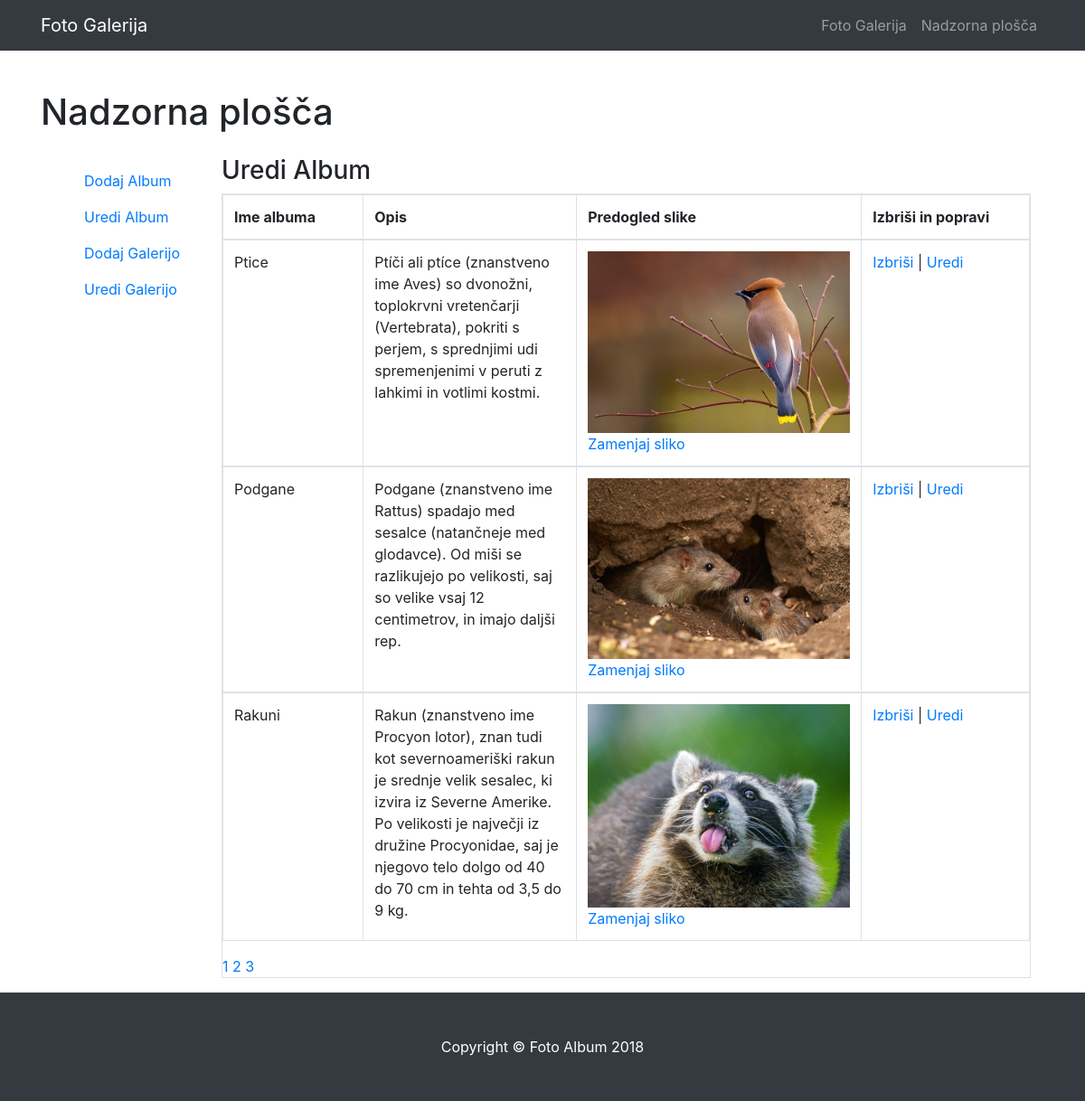
/admin/uredialbum.php, run on the app's committed database.
### tables this page shows
CREATE TABLE `album` (
  `ID` int(10) NOT NULL,
  `naslov_albuma` varchar(500) NOT NULL,
  `opis_albuma` varchar(1000) NOT NULL,
  `slika` varchar(500) NOT NULL,
  `status` varchar(20) NOT NULL
);

### admin/uredialbum.php (the view, shortened to what this page needs)
<?php
include 'glava.php';
include 'meni-admin.php';
?>
    <div class="container">
      <h1 class="my-4">Nadzorna plošča</h1>
<div class="container-fluid">
  <div class="row">
    <div class="col-sm-3 col-lg-2">
      <nav class="navbar navbar-default navbar-fixed-side">
<?php
include 'meni-stranski.php';
?>
      </nav>
    </div>
    <div class="col-sm-9 col-lg-10">
      <h3>Uredi Album</h3>
                        <div class="panel-body">
                           <div class="table-responsive table-bordered">
                           <?php
include "povezi.php";
if (isset($_GET["stran"])) { $stran = $_GET["stran"]; } else { $stran=1; };
$zacetnastran = ($stran-1) * 3;
$result = mysqli_query ($povezi, "SELECT * FROM album WHERE status='procesiranje' ORDER BY ID DESC LIMIT $zacetnastran, 3");
?>
<table class="table">
	<thead>
		<tr>
			<th width="20%">Ime albuma</th>
			<th width="30%">Opis</th>
			<th width="25%">Predogled slike</th>
			<th colspan=2 width="25%">Izbriši in popravi</th>
		</tr>
	</thead>
<?php
while ($row = mysqli_fetch_assoc($result)) {
?>
<tbody>
	<tr>
		<td> <?php echo $row["naslov_albuma"]; ?> </td>
		<td><?php echo $row["opis_albuma"]; ?></td>
		<td><a href='uredi_sliko.php?uredi=<?php echo  $row["ID"];?>'><img src="zmanjsane_slike/<?php echo $row["slika"]; ?>"  width="290px"/>Zamenjaj sliko</a></td>
		<td><a href='zbrisi_sliko.php?zbrisi=<?php echo $row["ID"]; ?>'>Izbriši</a> | <a href = 'uredi_album.php?uredi=<?php echo $row["ID"]; ?> &ime_a=<?php echo $row["naslov_albuma"]; ?> &opis_a=<?php echo $row["opis_albuma"]; ?>&slika_a=<?php echo $row["slika"]; ?> '>Uredi</a>
                                        </tr>
										</tbody>
<?php
};
?>
</table>
<?php
$result = mysqli_query($povezi,"SELECT COUNT(naslov_albuma) FROM album");
$row = mysqli_fetch_row($result);
$vsi_albumi = $row[0];
$strani = ceil($vsi_albumi / 3);
for ($i=1; $i<=$strani; $i++) {
echo "<a href='uredialbum.php?stran=".$i."'>".$i."</a> ";
};
?>
                                </div>
                                </div>
                            </div>
                        </div>
                    </div>
    </div>
<?php include "noga.php"; ?>

### admin/css/3-col-portfolio.css (style rules this page uses)
body { padding-top: 54px; }
@media (min-width: 992px) { body { padding-top: 56px; } }

### admin/uredialbum.php (style rules this page uses)
body { margin-top:20px; }

### data on the page
album: naslov_albuma "Ptice", opis_albuma "Ptíči ali ptíce (znanstveno ime Aves) so dvonožni, toplokrvni vretenčarji (Vertebrata), pokriti s perjem, s sprednjimi udi spremenjenimi v peruti z lahkimi in votlimi kostmi.", slika (picture)
album: naslov_albuma "Podgane", opis_albuma "Podgane (znanstveno ime Rattus) spadajo med sesalce (natančneje med glodavce). Od miši se razlikujejo po velikosti, saj so velike vsaj 12 centimetrov, in imajo daljši rep.", slika (picture)
album: naslov_albuma "Rakuni", opis_albuma "Rakun (znanstveno ime Procyon lotor), znan tudi kot severnoameriški rakun je srednje velik sesalec, ki izvira iz Severne Amerike. Po velikosti je največji iz družine Procyonidae, saj je njegovo telo dolgo od 40 do 70 cm in tehta od 3,5 do 9 kg.", slika (picture)
